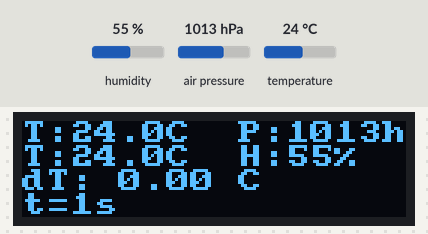
The program below on a simulated ESP32-S3. On the bench: 128×32 one-colour display. Wiring (inferred from the names in the program): SSD1306 OLED at I2C address 0x3C; BMP280 pressure sensor at I2C address 0x76. The inputs (shaded band) are chosen by the test bench; at power-on: humidity 55 %, air pressure 1013 hPa, temperature 24 °C. What the program prints to the serial monitor is not drawn.

Above: at 2.7 s.
2.8 s: humidity set to 22 %
At 12.9 s:
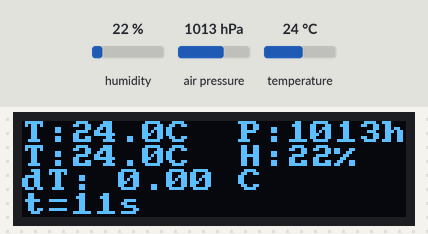
13.3 s: air pressure set to 952 hPa
At 18.1 s:
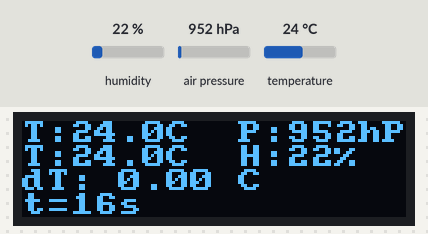
23.5 s: temperature set to 12 °C
At 28.3 s:
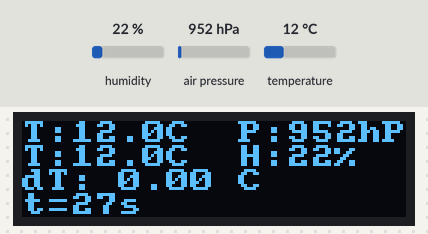
33.7 s: humidity set to 40 %
At 38.5 s:
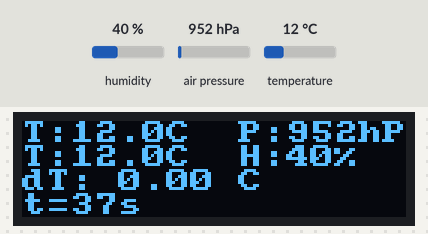
43.9 s: air pressure set to 975 hPa
At 48.8 s:
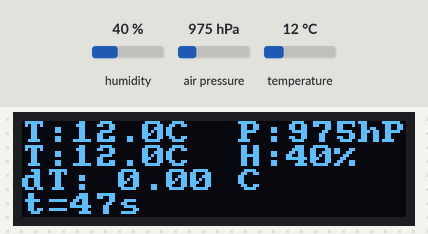
Timing chart, 0 to 50.3 s (numbered marks = the images above; inputs shaded):
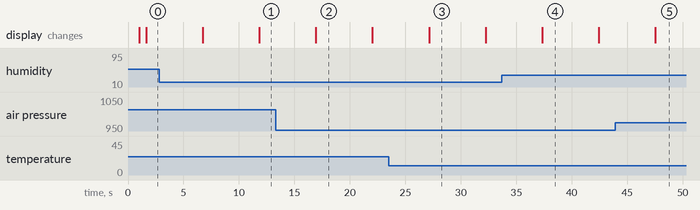

Measured:
- what the display in image 2 shows lasts 5.1 s, from 16.9 s to 22.0 s

The program:

main.cpp
```cpp
#include <Arduino.h>
#include <Wire.h>
#include <Adafruit_HTU21DF.h>
#include "bmp280.h"
#include "ssd1306.h"

// ===== I2C pins (GPIO41 = SDA, GPIO42 = SCL) =====
#define I2C_SDA 41
#define I2C_SCL 42

// ===== Sensor objects =====
BMP280          bmp(0x76);
Adafruit_HTU21DF htu21;
SSD1306         oled(0x3C, 128, 32);  // 128×32 display at 0x3C

// ===== State flags =====
bool bmp_ok  = false;
bool htu_ok  = false;
bool oled_ok = false;

// ===== Sensor readings =====
float bmp_temp     = 0;
float bmp_pressure = 0;
float htu_temp     = 0;
float htu_humidity = 0;

// ===== I2C scanner =====
void scanI2C() {
  Serial.println("\n===== Сканування I2C шини =====");
  int found = 0;
  for (uint8_t addr = 1; addr < 127; addr++) {
    Wire.beginTransmission(addr);
    if (Wire.endTransmission() == 0) {
      Serial.printf("  0x%02X\n", addr);
      found++;
    }
  }
  Serial.printf("Знайдено: %d\n", found);
}

// ===== Init / re-init =====
void initDevices() {
  Serial.println("\n===== Ініціалізація =====");

  if (!bmp_ok) {
    bmp_ok = bmp.begin(Wire);
    Serial.printf("BMP280 chip ID: 0x%02X\n", bmp.chipID());
    Serial.println(bmp_ok ? "✓ BMP280 OK" : "❌ BMP280 FAIL");
  }
  if (!htu_ok) {
    htu_ok = htu21.begin();
    Serial.println(htu_ok ? "✓ HTU21 OK" : "❌ HTU21 FAIL");
  }
  if (!oled_ok) {
    oled_ok = oled.begin(Wire);
    Serial.println(oled_ok ? "✓ SSD1306 OK" : "❌ SSD1306 FAIL");
  }
}

// ===== Update OLED display =====
void updateOLED() {
  if (!oled_ok) return;
  oled.clear();

  // Line 0 (y=0): BMP280 temperature + pressure
  if (bmp_ok) {
    oled.printf(0, 0, "T:%.1fC  P:%.0fhPa", bmp_temp, bmp_pressure);
  } else {
    oled.print(0, 0, "BMP280: N/A");
  }

  // Line 1 (y=8): HTU21 temperature + humidity
  if (htu_ok) {
    oled.printf(0, 8, "T:%.1fC  H:%.0f%%", htu_temp, htu_humidity);
  } else {
    oled.print(0, 8, "HTU21:  N/A");
  }

  // Line 2 (y=16): temperature difference
  if (bmp_ok && htu_ok) {
    oled.printf(0, 16, "dT: %.2f C", fabsf(bmp_temp - htu_temp));
  }

  // Line 3 (y=24): uptime
  oled.printf(0, 24, "t=%lus", millis() / 1000UL);

  oled.display();
}

// ===== SETUP =====
void setup() {
  Serial.begin(115200);
  delay(1000);
  Serial.println("\n===== LAB 2.2: I2C — BMP280 + HTU21 + SSD1306 =====");

  Wire.begin(I2C_SDA, I2C_SCL);
  Wire.setClock(400000);

  scanI2C();
  initDevices();
  delay(500);
}

// ===== LOOP =====
void loop() {
  // Re-try if anything failed
  if (!bmp_ok || !htu_ok || !oled_ok) {
    initDevices();
  }

  // Read BMP280
  if (bmp_ok) {
    bmp_temp     = bmp.readTemperature();
    bmp_pressure = bmp.readPressure();
  }

  // Read HTU21
  if (htu_ok) {
    htu_temp     = htu21.readTemperature();
    htu_humidity = htu21.readHumidity();
  }

  // Serial output
  Serial.printf("\n========== t=%lus ==========\n", millis() / 1000UL);
  if (bmp_ok)
    Serial.printf("[BMP280]  Temp: %.2f C  Pressure: %.2f hPa\n", bmp_temp, bmp_pressure);
  else
    Serial.println("[BMP280]  not initialized");

  if (htu_ok)
    Serial.printf("[HTU21]   Temp: %.2f C  Humidity: %.2f %%\n", htu_temp, htu_humidity);
  else
    Serial.println("[HTU21]   not initialized");

  if (bmp_ok && htu_ok)
    Serial.printf("[COMPARE] dT = %.2f C\n", fabsf(bmp_temp - htu_temp));

  // OLED output
  updateOLED();

  delay(5000);
}
```
